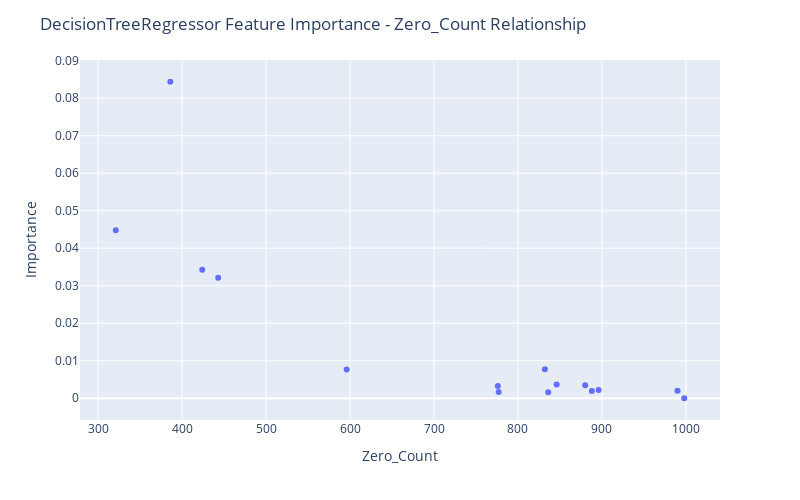

Source (notebook cell):
### Code cell
fig = px.scatter(df_merged[~df_merged["Feature Name"].str.contains("Output")], x="Zero_Count", y="Importance",
                hover_data=["Feature Name"])

fig.update_layout(
    autosize=False,
    width=800,
    height=500,
    title_text=f"DecisionTreeRegressor Feature Importance - Zero_Count Relationship",
)

fig.show()

### Figure 1 — Plotly figure (JSON) as saved in the notebook; plotly's stock layout.template omitted (floating-point values rounded to 4 significant figures)
{"data": [{"customdata": [["Input 14"], ["Input 12"], ["Input 11"], ["Input 08"], ["Input 09"], ["Input 10"], ["Input 05"], ["Input 13"], ["Input 02"], ["Input 07"], ["Input 15"], ["Input 04"], ["Input 01"], ["Input 06"], ["Input 03"]], "hovertemplate": "Zero_Count=%{x}<br>Importance=%{y}<br>Feature Name=%{customdata[0]}<extra></extra>", "legendgroup": "", "marker": {"color": "#636efa", "symbol": "circle"}, "mode": "markers", "name": "", "orientation": "v", "showlegend": false, "type": "scatter", "x": [386, 321, 424, 443, 832, 596, 846, 880, 776, 896, 990, 888, 777, 836, 998], "xaxis": "x", "y": [0.08438, 0.0448, 0.03424, 0.03213, 0.007757, 0.007652, 0.003676, 0.003442, 0.003246, 0.002226, 0.002014, 0.0019, 0.001672, 0.001568, 0], "yaxis": "y"}], "layout": {"autosize": false, "height": 500, "legend": {"tracegroupgap": 0}, "margin": {"t": 60}, "title": {"text": "DecisionTreeRegressor Feature Importance - Zero_Count Relationship"}, "width": 800, "xaxis": {"anchor": "y", "autorange": true, "domain": [0, 1], "range": [278.4, 1041.0], "title": {"text": "Zero_Count"}, "type": "linear"}, "yaxis": {"anchor": "x", "autorange": true, "domain": [0, 1], "range": [-0.005799, 0.09018], "title": {"text": "Importance"}, "type": "linear"}}}
